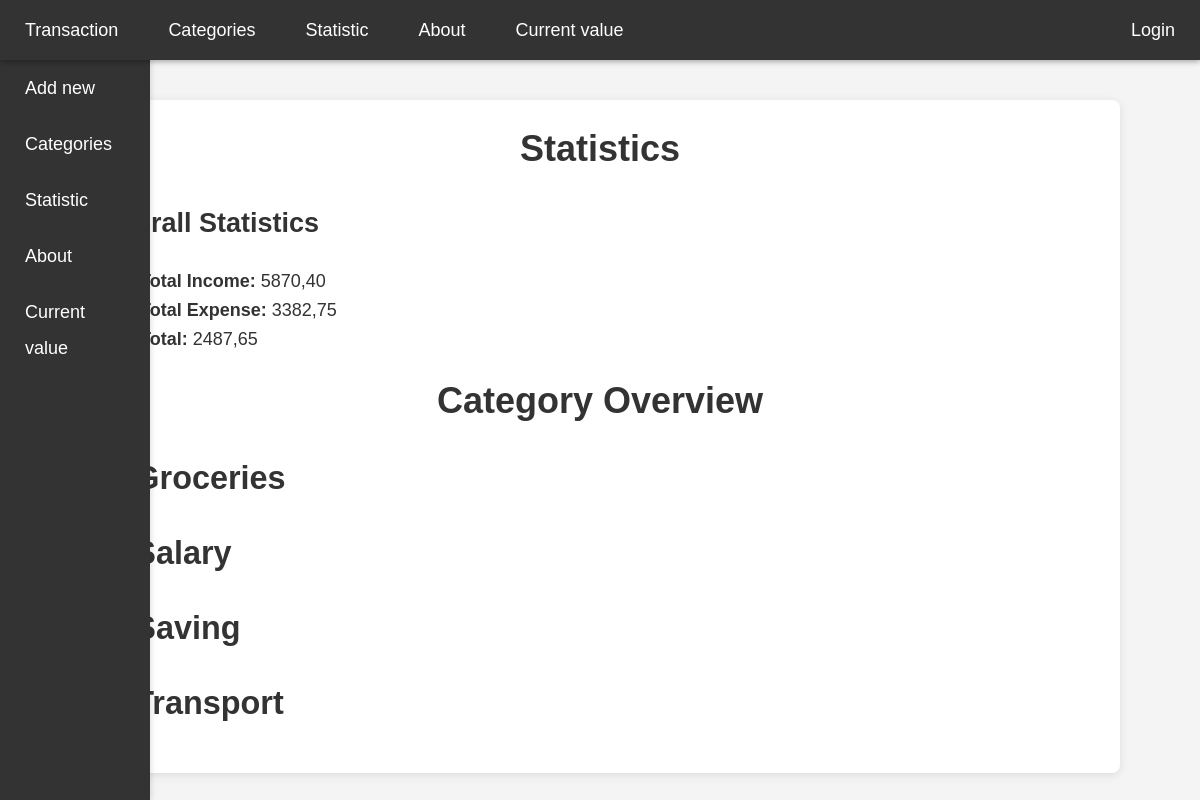
The app's page /statistic/ with its own data.
### testsite/models.py (models this page shows, shortened)
class Category(models.Model):
    name = models.CharField(max_length=20, unique=True, db_index=True)
    description = models.CharField(max_length=500, blank=True, null=True)
    slug  =  models.SlugField(max_length=20, unique=True,  db_index=True)
    class Meta:
        verbose_name = 'Category'
        verbose_name_plural = 'Categories'

### testsite/views.py (the view)
# urls.py: path('statistic/', views.statistic_view, name='statistic'),
def statistic_view(request):
    total = Transaction.objects.aggregate(
        total_in=Sum(Case(When(transaction_type='income', then='amount'), output_field=DecimalField())),
        total_ex=Sum(Case(When(transaction_type='expense', then='amount'), output_field=DecimalField()))
    )
    category_stats = (
        Transaction.objects.values('cat__name')
        .annotate(
            cat_in=Sum(Case(When(transaction_type='income', then='amount'), output_field=DecimalField())),
            cat_ex=Sum(Case(When(transaction_type='expense', then='amount'), output_field=DecimalField()))
        )
    )
    for stat in category_stats:
        stat['total_cat_sum'] = (stat['cat_in'] or 0) - (stat['cat_ex'] or 0)
    data = {
        'total_in': total['total_in'] or 0,
        'total_ex': total['total_ex'] or 0,
        'total_sum': (total['total_in'] or 0) - (total['total_ex'] or 0),
        'cat_stat': category_stats,
    }
    return render(request, 'testsite/statistic.html', context=data)

### IdeaProjects/DjangoTestPrj/testapp/testsite/templates/testsite/statistic.html (shortened to what this page needs)
{% extends 'base.html' %}
{% block body %}
    <div class="statistics-page">
        <h1>Statistics</h1>
        <h2>Overall Statistics</h2>
        <ul>
            <li><strong>Total Income:</strong> {{ total_in|floatformat:2 }}</li>
            <li><strong>Total Expense:</strong> {{ total_ex|floatformat:2 }}</li>
            <li><strong>Total:</strong> {{ total_sum|floatformat:2 }}</li>
        </ul>
        <h1>Category Overview</h1>
        {% for  category in cat_stat %}
            {% if category.cat_in or cat_ex %}
                <ul class="no-bullets">
                    <li>
                        <details>
                        <summary>{{ category.cat__name }}</summary>
                        </details>
                    </li>
                </ul>
            {% endif %}
        {% endfor %}
    </div>
{% endblock %}

### testsite/static/testsite/css/styles.css (style rules this page uses)
body, html { margin: 0; padding: 0; font-family: Arial, sans-serif; background-color: #f4f4f4; color: #333; }
.content h1, .content h2, .content h3 { margin-top: 0; }
.statistics-page details summary { font-size: 1.8em; font-weight: bold; cursor: pointer; color: #333; margin-bottom: 5px; }
.statistics-page h1 { text-align: center; }
.no-bullets { list-style-type: none; padding-left: 0; margin-left: 0; }

### records on screen
Category: cat__name "Groceries"
Category: cat__name "Salary"
Category: cat__name "Saving"
Category: cat__name "Transport"

### other values on screen
{{ total_in|floatformat:2 }} "5870,40"
{{ total_ex|floatformat:2 }} "3382,75"
{{ total_sum|floatformat:2 }} "2487,65"
